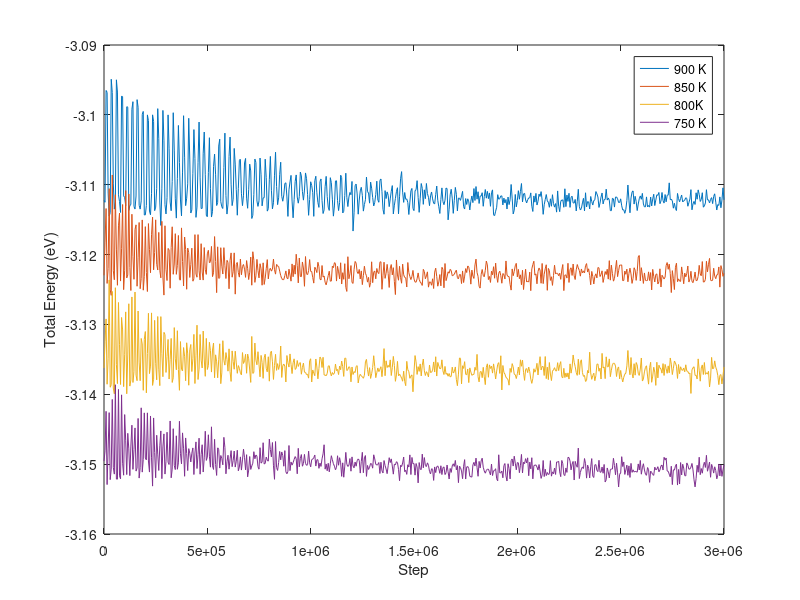

MATLAB code for this plot:
clc; clear; close all;
%%% Preliminary results data

%% Total PE
d900 = importdata('900K.txt','\t',1);
d900 = d900.data;
d850 = importdata('850K.txt','\t',1);
d850 = d850.data;
d800 = importdata('800K.txt','\t',1);
d800 = d800.data;
d750 = importdata('750K.txt','\t',1);
d750 = d750.data;

t1 = d750(:,1);
t = d900(:,1);

te_900 = d900(:,7);
n_900 = d900(1,3);
te_900 = te_900/n_900;
% m_900 = mean(te_900(2001:2501));

te_850 = d850(:,7);
n_850 = d850(1,3);
te_850 = te_850/n_850;
% m_850 = mean(te_850(2001:2501));

te_800 = d800(:,7);
n_800 = d800(1,3);
te_800 = te_800/n_800;
% m_800 = mean(te_800(2001:2501));

te_750 = d750(:,7);
n_750 = d750(1,3);
te_750 = te_750/n_750;
% m_750 = mean(te_750(2001:2501));

% figure(1)
% plot(t1,te_750)
% xlabel('Step')
% ylabel('Total Energy (eV)')


figure(2)
plot(t,te_900,t,te_850,t,te_800,t1,te_750)
hold on 
% yline([m_900 m_850 m_800 m_750],'--k')
legend('900 K','850 K','800K','750 K','Location','best')
xlabel('Step')
ylabel('Total Energy (eV)')
% ylim([-4.68e4 -4.61e4])

% Initital GB Energy
% GB energy is 919.509157468287 mJ/m^2 for all temperatures
%%
% de_900 = d900(:,8);
% de_850 = d850(:,8);
% de_800 = d800(:,8);
% de_750 = d750(:,8);
% 
% figure(2)
% plot(t,de_900,t,de_850,t,de_800,t,de_750)
% hold on 
% legend('900 K','850 K','800K','750 K','Location','best')
% xlabel('Time (ps)')
% ylabel('Density')

















